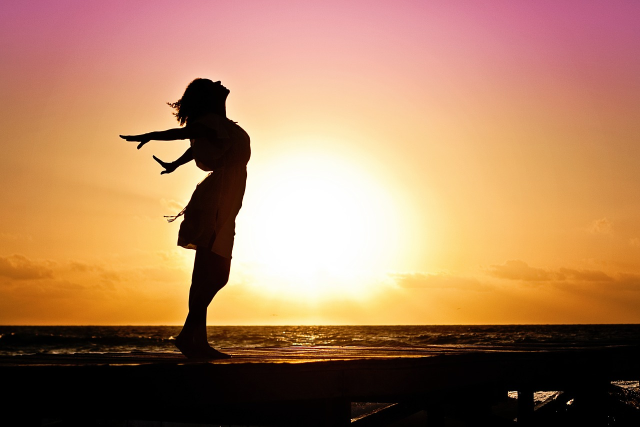
#> input picture imagens/px-girl.jpg, 1280 x 853 px (shown at 1/2 size)
$ jupyter execute projeto.ipynb
#> lines starting #> are read from the running program, lines starting #| are printed output that depends on the picture; after the words box and inside, x2 and y2 are one past the last pixel; in counts of white or black regions, pixels touching at a corner belong together
# Identificando Rostos
Neste curso o objetivo será como identificar rostos em imagens, isso incluí fazer a identificação dos rostos em imagens, bem como marcar eles. A primeira celula de código deste projeto servirá apenas para importar todas as bibliotecas utilizadas, seguidas por uma célula com a função "mostrar", já que não estamos no ambiente do google Colab, a função "imshow" do openCV apenas abre uma janela, se tornando pouco eficiente para este tipo de projeto.

[cell 1]
import numpy as np
import cv2
import pytesseract
import matplotlib.pyplot as plt
import os

[cell 2]
def mostrar_RGB(img, largura=5, altura=5):
    fig = plt.gcf()
    fig.set_size_inches(largura, altura)
    plt.imshow(cv2.cvtColor(img, cv2.COLOR_BGR2RGB))

A partir deste projeto nós conseguimos colocar as imagens que conseguirmos em modelos de machine learning para que o modelo consiga identificar rostos em diferentes ângulos, poses, etc. Além disso aqui nós vamos conseguir identificar expressões faciais, caretas, etc.

[cell 3]
imagem_original = cv2.imread('imagens/px-girl.jpg')
#> imagem_original is the input picture: shape (853, 1280, 3); mean B, G, R 94.3, 128.4, 172.7
mostrar_RGB(imagem_original)

Além de mostrar as imagens, é bom que nós consigamos separar os rostos, dessa forma identificando cada rosto separadamente e facilitando a identificação.

[cell 4]
imagem_original = cv2.imread('imagens/px-people.jpg')
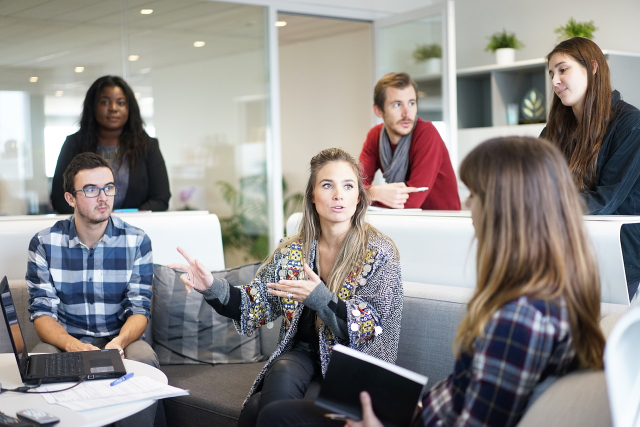
#> input picture imagens/px-people.jpg, 1280 x 853 px (shown at 1/2 size)
#> imagem_original is the input picture: shape (853, 1280, 3); mean B, G, R 136.9, 139, 142.8
mostrar_RGB(imagem_original)

[cell 5]
imagem_original.shape
#> Out = (853, 1280, 3)

[cell 6]
imagem_roi = imagem_original[100:200, 1000:1200]
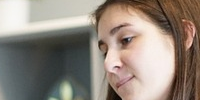
#> imagem_roi: shape (100, 200, 3); mean B, G, R 123.8, 133.8, 145
mostrar_RGB(imagem_roi)

[cell 7]
cv2.imwrite("imagens/imagem_regionOfInteres.jpg", imagem_roi)
#> Out = True

[cell 8]
imagem_original = cv2.imread('imagens/running-kid.png')
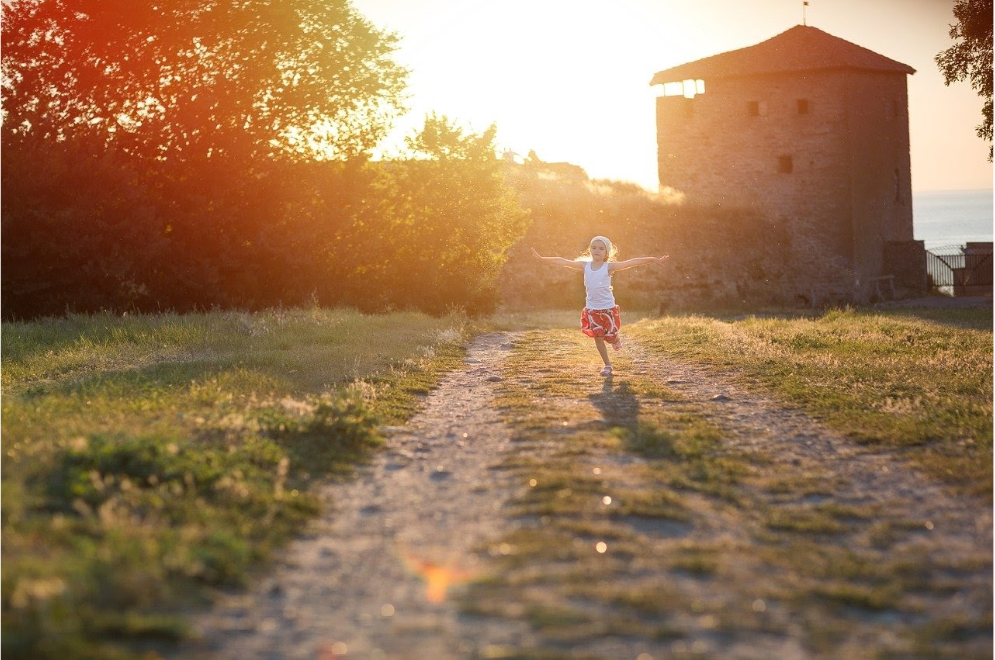
#> input picture imagens/running-kid.png, 995 x 660 px
#> imagem_original is the input picture: shape (660, 995, 3); mean B, G, R 85.6, 118.5, 152.6
mostrar_RGB(imagem_original)

[cell 9]
imagem_roi = imagem_original[200:400, 500:700]
#> imagem_roi: shape (200, 200, 3)
mostrar_RGB(imagem_roi)
imagem_roi = cv2.cvtColor(imagem_roi, cv2.COLOR_BGR2GRAY)
#> imagem_roi: shape (200, 200)
mostrar_RGB(imagem_roi)

[cell 10]
imagem_original[200:400, 500:700] = cv2.cvtColor(imagem_roi, cv2.COLOR_GRAY2RGB)
#> imagem_original: shape (660, 995, 3); 6.09% of pixels changed, all inside (x1, y1, x2, y2) = (500, 200, 700, 400)
mostrar_RGB(imagem_original)

# Classificador de Cascata Haar
uma forma de identificar e classificar diversos rostos

[cell 11]
imagem_original = cv2.imread('imagens/px-people.jpg')
mostrar_RGB(imagem_original)

[cell 12]
imagem_gray = cv2.cvtColor(imagem_original, cv2.COLOR_BGR2GRAY)
mostrar_RGB(imagem_gray)

[cell 13]
classificador = cv2.CascadeClassifier('cascades/haarcascade_frontalface_default.xml')

[cell 14]
faces = classificador.detectMultiScale(imagem_gray, 1.1, 5)
#> faces = [[190, 176, 74, 74], [766, 175, 84, 84], [619, 328, 113, 113], [1088, 105, 95, 95], [151, 338, 99, 99]]
len(faces)
#> Out = 5

A seguinte função representa as coordenadas para fazer o retângulo em cada rosto, todos os rostos tem estas caracteristicas.

[cell 15]
faces[0]
#> Out = [190, 176, 74, 74]

[cell 16]
imagemComRetangulos = imagem_original.copy()

[cell 17]
def destacarFaces(imagem, largura=5, altura=5, cascadeId = 'cascades/haarcascade_frontalface_default.xml', imgScale = 1.1):
#> called with largura = 10, altura = 20, imgScale = 1.1
    classificador = cv2.CascadeClassifier(cascadeId)
    facesinternas = classificador.detectMultiScale(imagem, imgScale, 5)
#> facesinternas has the same summary as faces outside destacarFaces
    for (x, y, w, h) in facesinternas:
        cv2.rectangle(imagem, (x, y), (x+w, y+h), (255, 0, 0), 5)
#> this loop made 5 passes
#> imagem: shape (853, 1280, 3); 1.18% of pixels changed, all inside (x1, y1, x2, y2) = (148, 102, 1187, 445)
    mostrar_RGB(imagem, largura, altura)

[cell 18]
destacarFaces(imagem_original, 10, 20)

[cell 19]
def salvarImagem(imagem, nomeDaImagem):
    cv2.imwrite(f"imagens/praticasDaAula/{nomeDaImagem}.png", imagem)

[cell 20]
def recortarRostos(imagem, nomeDaImagem, cascadeId = 'cascades/haarcascade_frontalface_default.xml'):
#> called with nomeDaImagem = 'ensaio1_recortado'
    classificador = cv2.CascadeClassifier(cascadeId)
    facesInternas = classificador.detectMultiScale(imagem, 1.1)
#> facesInternas = [[191, 176, 74, 74], [771, 178, 78, 78], [622, 330, 108, 108], [154, 340, 92, 92], [1092, 109, 87, 87]]
    for (x, y, w, h) in facesInternas:
        salvarImagem(imagem[y:y+h, x:x+w], f"{nomeDaImagem}")
#> this loop made 5 passes
#> pass 1, in salvarImagem, `cv2.imwrite(f"imagens/praticasDaAula/{nomeDaImagem}.png", imagem)`:
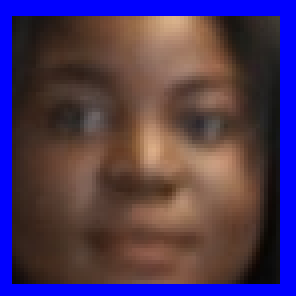
#> saved as ensaio1_recortado.png: shape (74, 74, 3) (shown 4 times larger); mean B, G, R 89.5, 54.8, 76
    return mostrar_RGB(imagem[y:y+h, x:x+w])

[cell 21]
recortarRostos(imagem_original, 'ensaio1_recortado')

# Botando a aula em prática
temos novas imagens para analisarmos os rostos delas

[cell 22]
imagem_original = cv2.imread('imagens/praticasDaAula/ensaio1.png')
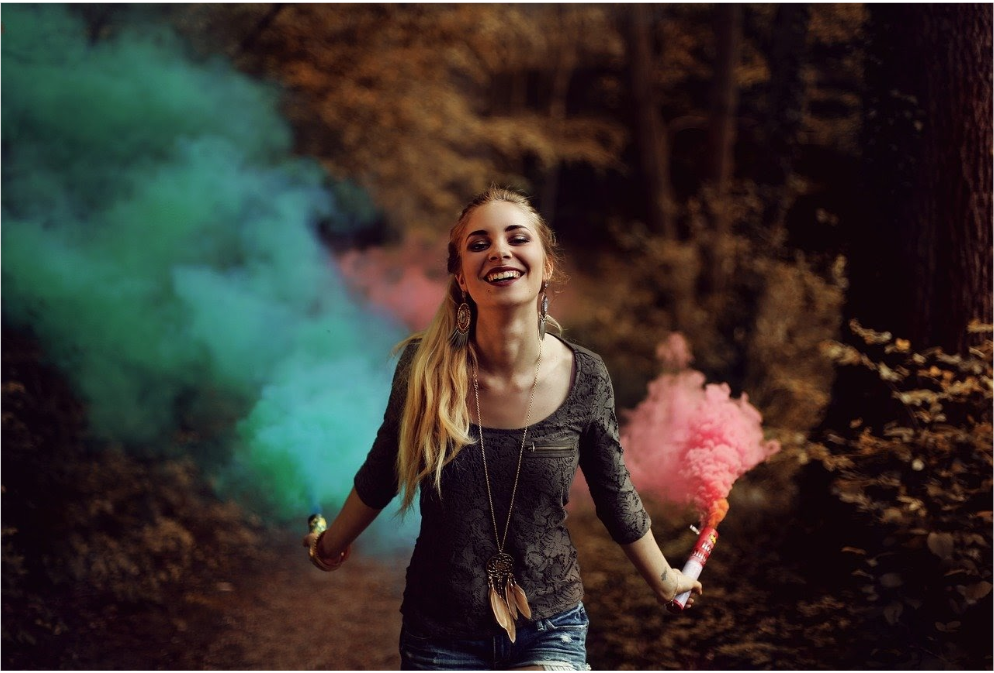
#> input picture imagens/praticasDaAula/ensaio1.png, 994 x 673 px
#> imagem_original is the input picture: shape (673, 994, 3); mean B, G, R 44.8, 49.8, 56.3
destacarFaces(imagem_original, cascadeId='cascades/haarcascade_frontalface_alt.xml', imgScale= 1.1)
#> call 2 of destacarFaces, with largura = 5, altura = 5, cascadeId = 'cascades/haarcascade_frontalface_alt.xml', imgScale = 1.1
#> in destacarFaces (call 2), `facesinternas = classificador.detectMultiScale(imagem, imgScale, 5)`: facesinternas = [[449, 198, 103, 103]]
#> the loop in destacarFaces (call 2), `for (x, y, w, h) in facesinternas:` made 1 pass
#> after the loop in destacarFaces (call 2), `for (x, y, w, h) in facesinternas:`:
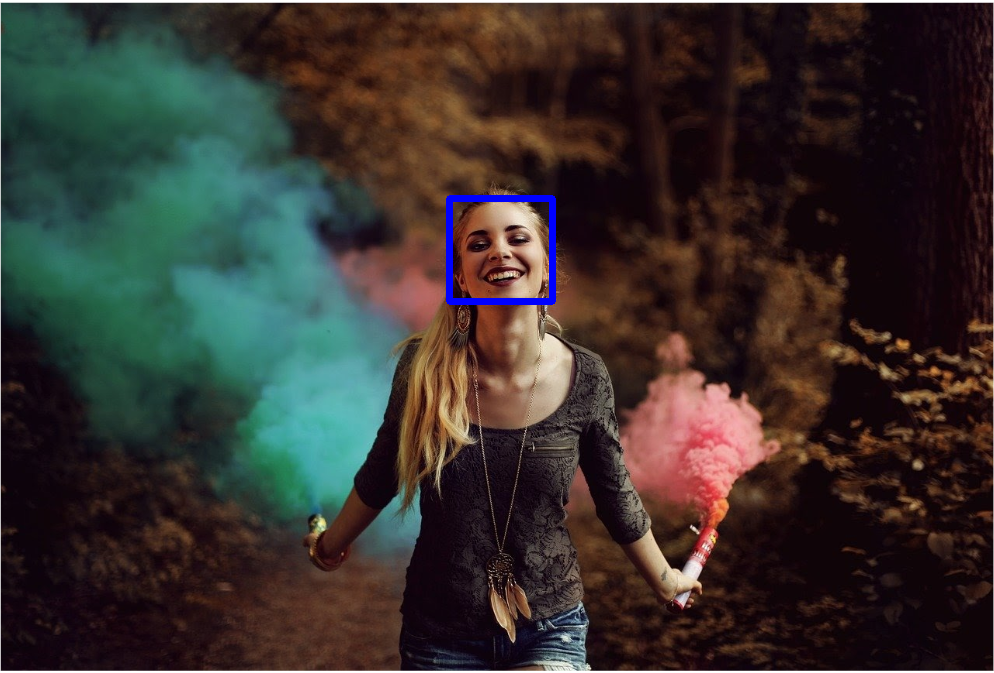
#> imagem: shape (673, 994, 3); 0.43% of pixels changed, all inside (x1, y1, x2, y2) = (446, 195, 556, 305)

[cell 23]
recortarRostos(imagem_original, 'ensaio1_recortado')
#> the loop in recortarRostos (call 2), `for (x, y, w, h) in facesInternas:` made 1 pass
#> (x, y, w, h) on pass 1: (452, 198, 100, 100)

[cell 24]
imagem_original = cv2.imread('imagens/praticasDaAula/ensaio2.png')
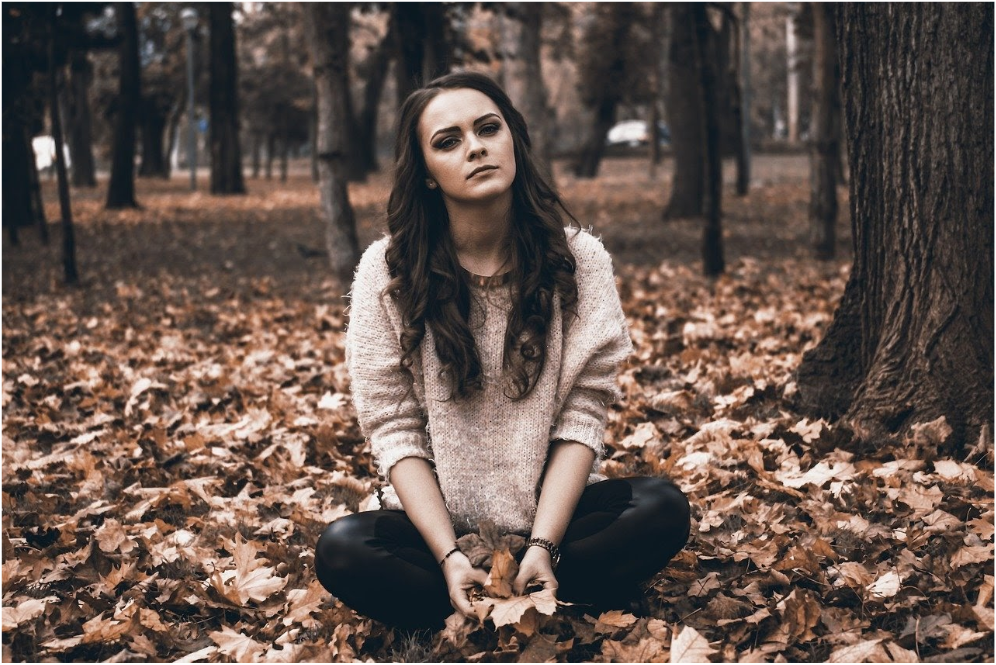
#> input picture imagens/praticasDaAula/ensaio2.png, 996 x 665 px
#> imagem_original is the input picture: shape (665, 996, 3); mean B, G, R 77.5, 84.7, 100.6
destacarFaces(imagem_original)
#> call 3 of destacarFaces, with largura = 5, altura = 5, imgScale = 1.1
#> in destacarFaces (call 3), `facesinternas = classificador.detectMultiScale(imagem, imgScale, 5)`: facesinternas = [[410, 87, 122, 122]]
#> the loop in destacarFaces (call 3), `for (x, y, w, h) in facesinternas:` made 1 pass
#> after the loop in destacarFaces (call 3), `for (x, y, w, h) in facesinternas:`:
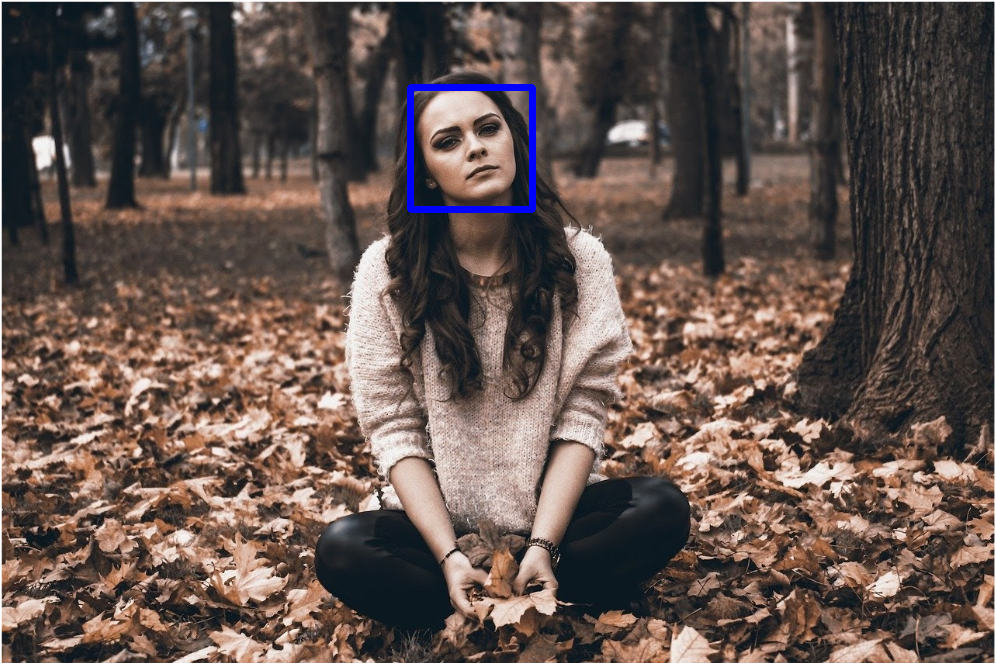
#> imagem: shape (665, 996, 3); 0.51% of pixels changed, all inside (x1, y1, x2, y2) = (407, 84, 536, 213)

[cell 25]
recortarRostos(cv2.cvtColor(imagem_original, cv2.COLOR_BGR2GRAY), 'ensaio2_recortado')
#> the loop in recortarRostos (call 3), `for (x, y, w, h) in facesInternas:` made 2 passes
#> (x, y, w, h) on passes 1 to 2: (443, 255, 77, 77), (410, 87, 122, 122)
#> pass 1, in salvarImagem (call 7), `cv2.imwrite(f"imagens/praticasDaAula/{nomeDaImagem}.png", imagem)`:
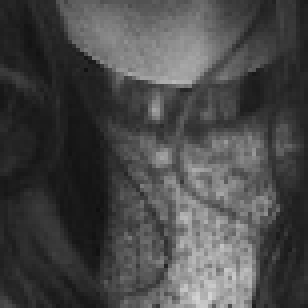
#> saved as ensaio2_recortado.png: shape (77, 77) (shown 4 times larger); min 15, max 211, mean 72.4
#> pass 2, in salvarImagem (call 8), `cv2.imwrite(f"imagens/praticasDaAula/{nomeDaImagem}.png", imagem)`:
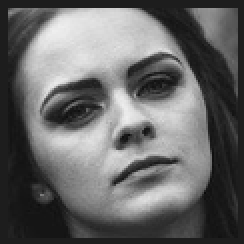
#> saved as ensaio2_recortado.png: shape (122, 122) (shown 2 times larger); min 10, max 239, mean 102.8
